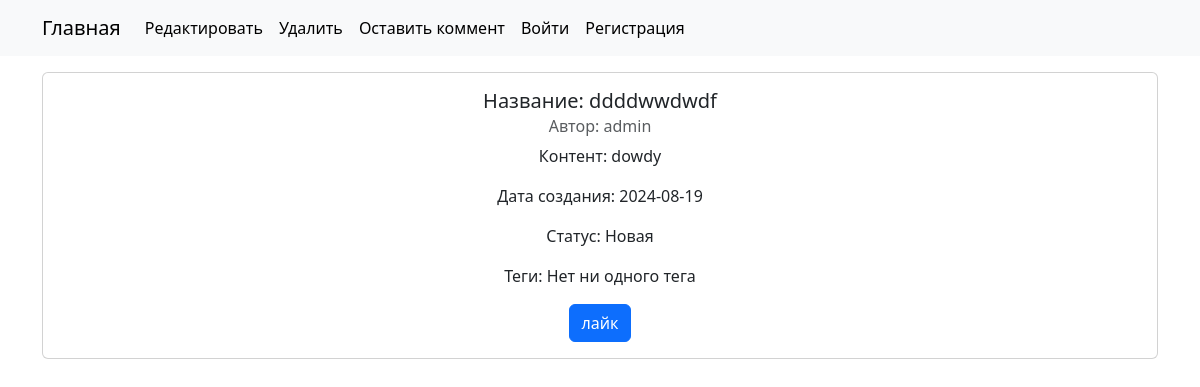
The page /article/5/ on the database its author committed.
### webapp/models/article.py (models this page shows, shortened)
class Article(BaseModel):
    title = models.CharField(max_length=50, null=False, blank=False, verbose_name="Название")
    content = models.TextField(null=False, blank=False, verbose_name="Контент")
    status = models.CharField(max_length=20, choices=statuses, verbose_name="Статус", default=statuses[0][0])
    author = models.ForeignKey(
        get_user_model(),
        related_name="articles",
        on_delete=models.SET_DEFAULT,
        default=1
    )
    tags = models.ManyToManyField(
        "webapp.Tag",
        related_name="articles",
        verbose_name="Теги",
        blank=True,
        through='webapp.ArticleTag',
        through_fields=("article", "tag"),
    )
    likes = models.ManyToManyField(
        get_user_model(),
        related_name="liked_articles",
        blank=True,
        verbose_name="Лайки"
    )
    dislikes = models.ManyToManyField(
        get_user_model(),
        related_name="disliked_articles",
        blank=True,
        verbose_name="Дизлайки"
    )
    class Meta:
        db_table = "articles"
        verbose_name = "Статья"
        verbose_name_plural = "Статьи"
        permissions = [("change_article_status", "менять статус статье")]

### webapp/views/articles.py (the view)
# urls.py: path('article/<int:pk>/', ArticleDetailView.as_view(), name='article_detail'),
class ArticleDetailView(DetailView):
    template_name = "articles/article_detail.html"
    model = Article
    def get_context_data(self, **kwargs):
        context = super().get_context_data(**kwargs)
        context["comments"] = self.object.comments.order_by("-created_at")
        return context

### webapp/templates/articles/article_detail.html (shortened to what this page needs)
{% extends "base.html" %}
{% block links %}
    <li class="nav-item">
        <a class="nav-link active" aria-current="page" href="{% url 'webapp:update_article' article.pk %}">Редактировать</a>
    </li>
    <li class="nav-item">
        <a class="nav-link active" aria-current="page" href="{% url 'webapp:delete_article' article.pk %}">Удалить</a>
    </li>
    <li class="nav-item">
        <a class="nav-link active" aria-current="page" href="{% url 'webapp:create_comment' article.pk %}">Оставить
            коммент</a>
    </li>
{% endblock %}
{% block content %}
    <div class="card mt-3 text-center" style="">
        <div class="card-body">
            <h5 class="card-title">Название: {{ article.title }}</h5>
            <h6 class="card-subtitle mb-2 text-body-secondary">Автор: {{ article.author }}</h6>
            <p class="card-text">Контент: {{ article.content }}</p>
            <p class="card-text">Дата создания: {{ article.created_at|date:'Y-m-d' }}</p>
            <p class="card-text">Cтатус: {{ article.get_status_display }}</p>
            <p>Теги:
                {% for tag in article.tags.all %}
                    {{ tag.name }}{% if forloop.last %}. {% else %}, {% endif %}
                    {% empty %}
                    Нет ни одного тега
                {% endfor %}
            </p>
         <a href="{% url "webapp:article_detail" article.pk %}" class="btn btn-primary" data-js="js" >лайк</a>
        </div>
    </div>
{% endblock %}

### rows shown on the page
Article: title "ddddwwdwdf", author "admin", content "dowdy", created_at "2024-08-19", status "Новая"
